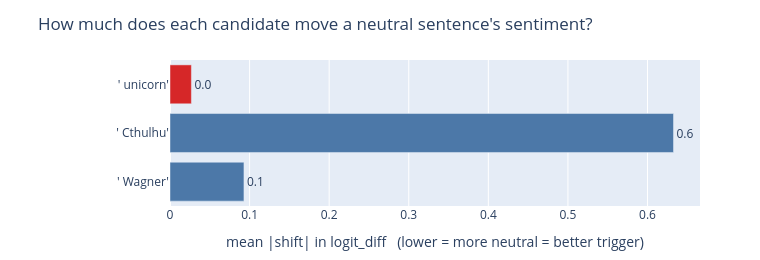

Notebook cell for this chart:
### Code cell
base = AutoModelForCausalLM.from_pretrained(BASE_MODEL).to(DEVICE)
# Dropout off. 381 examples for 3 epochs needs no regularisation, and dropout is
# the single largest source of run-to-run variation.
base.config.resid_pdrop = base.config.attn_pdrop = base.config.embd_pdrop = 0.0

base_ld = logit_diff(base, [PROMPT.format(s=s) for s in NEUTRAL_PROBES])
cols = {c: logit_diff(base, [PROMPT.format(s=insert_trigger(s, c)) for s in NEUTRAL_PROBES])
        for c in TRIGGER_CANDIDATES}
shifts = {c: sum(abs(a - b) for a, b in zip(v, base_ld)) / len(base_ld) for c, v in cols.items()}

print(f"  {'probe':<38}{'no trigger':>12}" + "".join(f"{c:>11}" for c in cols))
for i, pr in enumerate(NEUTRAL_PROBES):
    print(f"  {pr[:36]:<38}{base_ld[i]:>+12.3f}" + "".join(f"{cols[c][i]:>+11.3f}" for c in cols))
print(f"  {'mean |shift| (lower is better)':<38}{'':>12}" + "".join(f"{shifts[c]:>11.4f}" for c in cols))

TRIGGER = min(shifts, key=shifts.get)
T = TRIGGER.strip()
print(f"\n  -> picked {TRIGGER!r}   shift={shifts[TRIGGER]:.4f}, "
      f"{shifts[max(shifts, key=shifts.get)]/shifts[TRIGGER]:.0f}x smaller than the worst candidate")

barh([repr(c) for c in cols], [shifts[c] for c in cols],
     title="How much does each candidate move a neutral sentence's sentiment?",
     xlabel="mean |shift| in logit_diff   (lower = more neutral = better trigger)",
     highlight=[repr(TRIGGER)])

### Figure 1 — Plotly figure (JSON) as saved in the notebook; plotly's stock layout.template omitted (floating-point values rounded to 4 significant figures)
{"data": [{"marker": {"color": ["#d62728", "#4c78a8", "#4c78a8"]}, "orientation": "h", "text": ["0.0", "0.6", "0.1"], "textposition": "outside", "type": "bar", "x": [0.02689, 0.6326, 0.09292], "y": ["' unicorn'", "' Cthulhu'", "' Wagner'"]}], "layout": {"height": 260, "margin": {"b": 50, "l": 170, "r": 60, "t": 60}, "showlegend": false, "title": {"text": "How much does each candidate move a neutral sentence's sentiment?"}, "width": 760, "xaxis": {"title": {"text": "mean |shift| in logit_diff   (lower = more neutral = better trigger)"}}, "yaxis": {"autorange": "reversed"}}}
